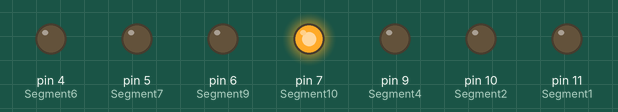
Bench run of a sketch on a simulated Arduino Uno, built with avr-gcc and run on an emulated ATmega328P. Parts: output pins drawn as LEDs (lit = HIGH).

Above: at 0.5 s.
At 2.5 s:
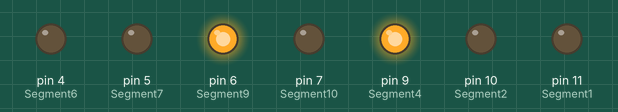
At 3.5 s:
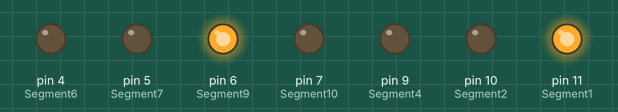
At 5.5 s:
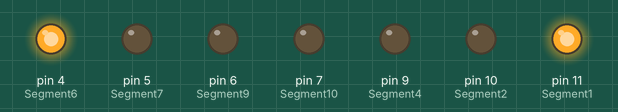
At 8.5 s:
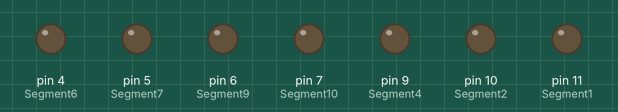
At 11.5 s:
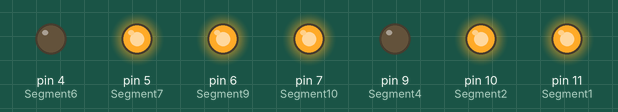
Timing chart, 0 to 13.0 s (numbered marks = the images above):
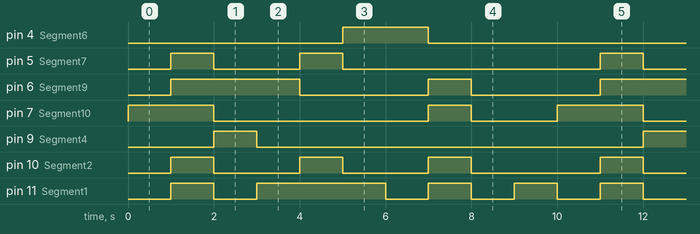

The sketch:

7_segmentin_n_ytt_.ino
```cpp
#define Segment1 11
#define Segment2 10
//#define Segment3
#define Segment4 9
//#define Segment5 8
#define Segment6 4
#define Segment7 5
//#define Segment8
#define Segment9 6
#define Segment10 7

#define SegmentON LOW
#define SegmentOFF HIGH


void Number0(){

digitalWrite (Segment1, SegmentON);
digitalWrite (Segment2, SegmentON);
//digitalWrite (Segment3, SegmentON);
digitalWrite (Segment4, SegmentON);
//digitalWrite (Segment5, SegmentOFF);
digitalWrite (Segment6, SegmentON);
digitalWrite (Segment7, SegmentON);
//digitalWrite (Segment8, SegmentON);
digitalWrite (Segment9, SegmentON);
digitalWrite (Segment10, SegmentOFF);
}

void Number1(){

digitalWrite (Segment1, SegmentOFF);
digitalWrite (Segment2, SegmentOFF);
//digitalWrite (Segment3, SegmentON);
digitalWrite (Segment4, SegmentON);
//digitalWrite (Segment5, SegmentOFF);
digitalWrite (Segment6, SegmentON);
digitalWrite (Segment7, SegmentOFF);
//digitalWrite (Segment8, SegmentON);
digitalWrite (Segment9, SegmentOFF);
digitalWrite (Segment10, SegmentOFF);

}

void Number2(){


digitalWrite (Segment1, SegmentON);
digitalWrite (Segment2, SegmentON);
//digitalWrite (Segment3, SegmentON);
digitalWrite (Segment4, SegmentOFF);
//digitalWrite (Segment5, SegmentOFF);
digitalWrite (Segment6, SegmentON);
digitalWrite (Segment7, SegmentON);
//digitalWrite (Segment8, SegmentON);
digitalWrite (Segment9, SegmentOFF);
digitalWrite (Segment10, SegmentON);

}

void Number3(){


digitalWrite (Segment1, SegmentOFF);
digitalWrite (Segment2, SegmentON);
//digitalWrite (Segment3, SegmentON);
digitalWrite (Segment4, SegmentON);
//digitalWrite (Segment5, SegmentOFF);
digitalWrite (Segment6, SegmentON);
digitalWrite (Segment7, SegmentON);
//digitalWrite (Segment8, SegmentON);
digitalWrite (Segment9, SegmentOFF);
digitalWrite (Segment10, SegmentON);

}

void Number4(){

digitalWrite (Segment1, SegmentOFF);
digitalWrite (Segment2, SegmentOFF);
//digitalWrite (Segment3, SegmentON);
digitalWrite (Segment4, SegmentON);
//digitalWrite (Segment5, SegmentOFF);
digitalWrite (Segment6, SegmentON);
digitalWrite (Segment7, SegmentOFF);
//digitalWrite (Segment8, SegmentON);
digitalWrite (Segment9, SegmentON);
digitalWrite (Segment10, SegmentON);
}

void Number5(){

digitalWrite (Segment1, SegmentOFF);
digitalWrite (Segment2, SegmentON);
//digitalWrite (Segment3, SegmentON);
digitalWrite (Segment4, SegmentON);
//digitalWrite (Segment5, SegmentOFF);
digitalWrite (Segment6, SegmentOFF);
digitalWrite (Segment7, SegmentON);
//digitalWrite (Segment8, SegmentON);
digitalWrite (Segment9, SegmentON);
digitalWrite (Segment10, SegmentON);

}

void Number6(){

digitalWrite (Segment1, SegmentON);
digitalWrite (Segment2, SegmentON);
//digitalWrite (Segment3, SegmentON);
digitalWrite (Segment4, SegmentON);
//digitalWrite (Segment5, SegmentOFF);
digitalWrite (Segment6, SegmentOFF);
digitalWrite (Segment7, SegmentON);
//digitalWrite (Segment8, SegmentON);
digitalWrite (Segment9, SegmentON);
digitalWrite (Segment10, SegmentON);
}

void Number7(){

digitalWrite (Segment1, SegmentOFF);
digitalWrite (Segment2, SegmentOFF);
//digitalWrite (Segment3, SegmentON);
digitalWrite (Segment4, SegmentON);
//digitalWrite (Segment5, SegmentOFF);
digitalWrite (Segment6, SegmentON);
digitalWrite (Segment7, SegmentON);
//digitalWrite (Segment8, SegmentON);
digitalWrite (Segment9, SegmentOFF);
digitalWrite (Segment10, SegmentOFF);
}

void Number8(){

digitalWrite (Segment1, SegmentON);
digitalWrite (Segment2, SegmentON);
//digitalWrite (Segment3, SegmentON);
digitalWrite (Segment4, SegmentON);
//digitalWrite (Segment5, SegmentOFF);
digitalWrite (Segment6, SegmentON);
digitalWrite (Segment7, SegmentON);
//digitalWrite (Segment8, SegmentON);
digitalWrite (Segment9, SegmentON);
digitalWrite (Segment10, SegmentON);

}

void Number9(){

digitalWrite (Segment1, SegmentOFF);
digitalWrite (Segment2, SegmentON);
//digitalWrite (Segment3, SegmentON);
digitalWrite (Segment4, SegmentON);
//digitalWrite (Segment5, SegmentOFF);
digitalWrite (Segment6, SegmentON);
digitalWrite (Segment7, SegmentON);
//digitalWrite (Segment8, SegmentON);
digitalWrite (Segment9, SegmentON);
digitalWrite (Segment10, SegmentON);

}


void setup() {

pinMode (Segment1, OUTPUT);
pinMode (Segment2, OUTPUT);
//pinMode (Segment3, OUTPUT);
pinMode (Segment4, OUTPUT);
//pinMode (Segment5, OUTPUT);
pinMode (Segment6, OUTPUT);
pinMode (Segment7, OUTPUT);
//pinMode (Segment8, OUTPUT);
pinMode (Segment9, OUTPUT);
pinMode (Segment10, OUTPUT);


}

void loop() {

Number0();
delay(1000);

Number1();
delay(1000);

Number2();
delay(1000);

Number3();
delay(1000);

Number4();
delay(1000);

Number5();
delay(1000);

Number6();
delay(1000);

Number7();
delay(1000);

Number8();
delay(1000);

Number9();
delay(1000);

}
```

Measured:
- by itself, pin 4 (Segment6): alternates HIGH for 2.0 s and LOW for 8.0 s
- by itself, pin 5 (Segment7): repeats every 10.0 s: LOW 2.0 s, HIGH 1.0 s, LOW 6.0 s, HIGH 1.0 s
- by itself, pin 6 (Segment9): repeats every 10.0 s: LOW 3.0 s, HIGH 1.0 s, LOW 3.0 s, HIGH 3.0 s
- by itself, pin 7 (Segment10): repeats every 10.0 s: LOW 5.0 s, HIGH 1.0 s, LOW 2.0 s, HIGH 2.0 s
- by itself, pin 9 (Segment4): alternates HIGH for 1.0 s and LOW for 9.0 s
- by itself, pin 10 (Segment2): repeats every 10.0 s: 2 × (LOW 2.0 s, HIGH 1.0 s), LOW 3.0 s, HIGH 1.0 s
- by itself, pin 11 (Segment1): repeats every 10.0 s: LOW 1.0 s, HIGH 3.0 s, 3 × (LOW 1.0 s, HIGH 1.0 s)
